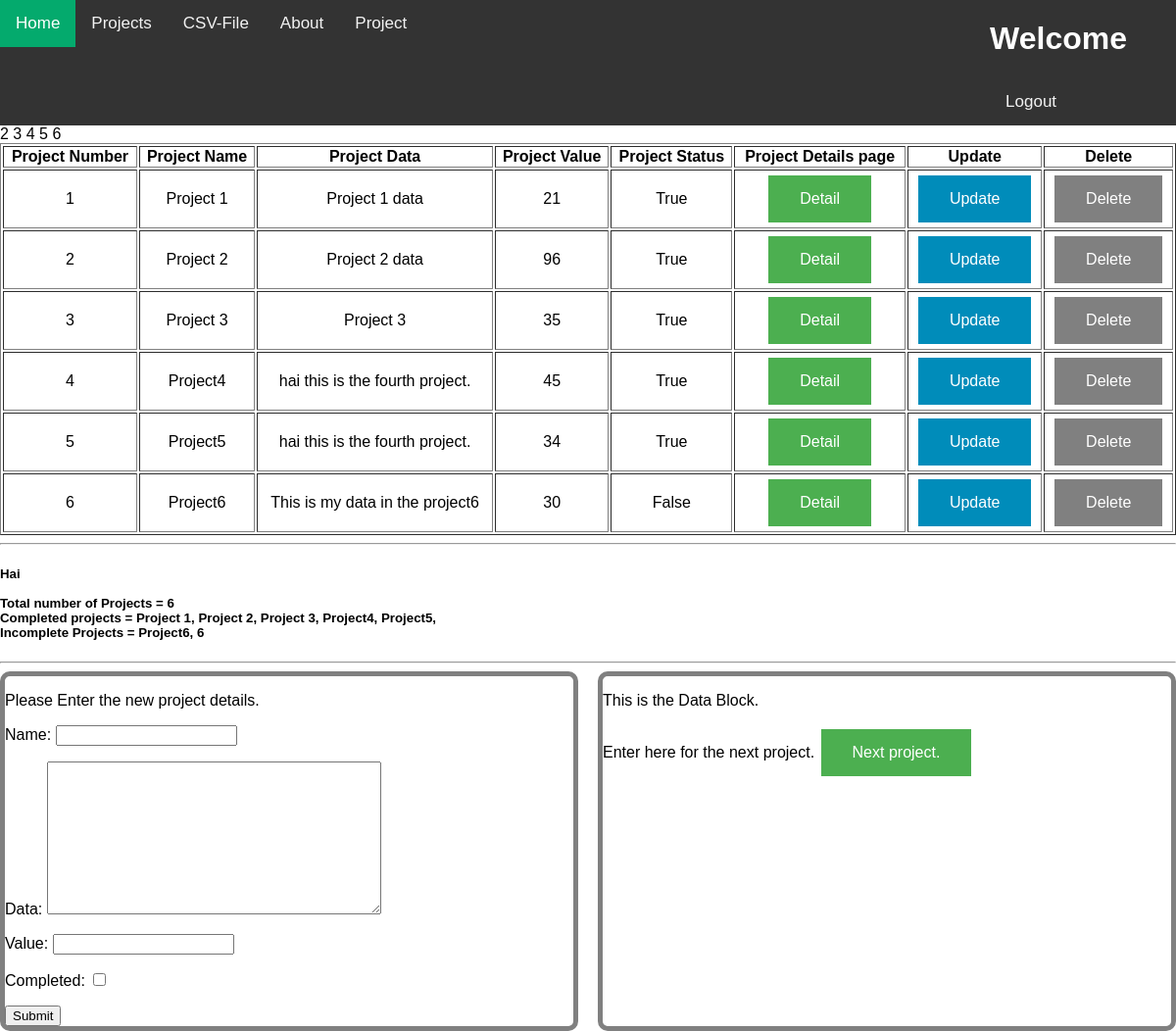
Screenshot of /proj1 with the database file from the repository.
### first/models.py (models this page shows)
class Projects(models.Model):
    name = models.CharField(max_length=250)
    data = models.TextField()
    value = models.IntegerField()
    completed = models.BooleanField(default=False)
    val1 = models.BooleanField(default = True)
    def __str__(self):
        return self.name

### first/views1.py (the view)
# urls.py: path('proj1', views1.proj1, name = 'proj1'),
def proj1(request):
    project  = Projects.objects.all()
    New_proj = Projects.objects.filter(completed = True).count()
    print(New_proj)
    print(type(New_proj))
    New_id = New_proj+1
    project1 = Projects.objects.get(id = New_id)
    print(project1)
    if request.method =="POST":
        form = ProjectsForm(request.POST)
        if form.is_valid():
            form.save()
            return redirect('home')
    else:
        form = ProjectsForm()
    return render(request, "first/app/proj1.html", {'form': form, 'proj':project, 'project1':project1})

### first/forms.py
class ProjectsForm(forms.ModelForm):
	class Meta:
		model = Projects
		fields = ['name', 'data', 'value', 'completed']

### first/templates/first/app/proj1.html (shortened to what this page needs)
{% extends 'base.html' %}
    {% block content %}
    <div >
        <table style="width:100%"; border-spacing: 5px; border=1px solid black; padding = 10px>
            <tr>
                <th>Project Number</th>
                <th >Project Name</th>
                <th >Project Data</th>
                <th >Project Value </th>
                <th >Project Status</th>
                <th> Project Details page</th>
                <th> Update </th>
                <th> Delete </th>
            </tr>
            {% for project in proj %}
            <tr>
                    <td style="text-align:center"> {{ project.id }}    </td>
                    <td style="text-align:center"> {{ project.name }}     </td>
                    <td style="text-align:center"> {{project.data }}    </td>
                    <td style="text-align:center"> {{ project.value }}    </td>
                    <td style="text-align:center"> {{project.completed }}  </td>
                    {% if project.completed %}
                        <td style="text-align: center;" >
                            <a href = "detail_product/{{project.id}}"> <button class = "button button1">Detail</button></a>
                        </td>
                        <td style = "text-align: center;">
                            <a href="update/{{project.id}}"><button class = "button button2">Update</button></a>
                        </td>
                        <td style="text-align: center;">
                            <a href = "delete/{{project.id}}"><button class = "button button3">Delete</button></a>
                        </td>
                    {% else %}
                        <td style="text-align: center;" >
                            <button class = "button button1" onclick="myFunction()">Detail</button>
                        </td>
                        <td style = "text-align: center;">
                            <button class = "button button2"onclick="myFunction()">Update</button>
                        </td>
                        <td style="text-align: center;">
                            <button class = "button button3" onclick="myFunction()">Delete</button>
                        </td>
                    {% endif %}
            </tr>
            {% endfor %}
        </table>
    </div>
    <hr>
    <div>
        <h5>
            Hai <br><br>
            Total number of Projects = {{proj|length}} <br>
            Completed projects =
            {% for proj in proj %}
                {% if proj.completed is True  %}
                {{proj.name}},
                {% endif %}
            {% endfor %}
            <br>
            Incomplete Projects =
            {% for proj in proj %}
                {% if proj.completed is False %}
                {{proj.name}},
                {{forloop.counter}}
                {% endif %}
            {% endfor %}
        </h5>
    </div>
    <hr>
    {% endblock %}
    {% block update %}
    <div class="flex-container">
        <div class="flex-child">
            <div>
                <p>Please Enter the new project details.</p>
                <form method="post">
                    {{ form.as_p }}
                    <input type="submit" value="Submit">
                </form>
            </div>
        </div>
        <div class="flex-child">
            <p> This is the Data Block. </p>
            Enter here for the next project.
            <td style="text-align: center;" >
                <a href = "detail_product/{{project1.id}}"> <button class = "button button1">Next project.</button></a>
            </td>
        </div>
    </div>
    {% endblock %}

### static/css/base.css (style rules this page uses)
body { margin: 0; font-family: Arial, Helvetica, sans-serif; }
.button { border: none; color: white; padding: 15px 32px; text-align: center; text-decoration: none; display: inline-block; font-size: 16px; margin: 4px 2px; cursor: pointer; }
.button1 { background-color: #4CAF50; }
.button2 { background-color: #008CBA; }
.button3 { background-color: grey; color: white; }
.flex-container { display: flex; }
.flex-child { flex: 1; border: 5px solid gray; border-radius: 10px; }
.flex-child:first-child { margin-right: 20px; }

### first/templates/base.html (style rules this page uses)
body { margin: 0; font-family: Arial, Helvetica, sans-serif; }
.button { border: none; color: white; padding: 15px 32px; text-align: center; text-decoration: none; display: inline-block; font-size: 16px; margin: 4px 2px; cursor: pointer; }
.button1 { background-color: #4CAF50; }
.button2 { background-color: #008CBA; }
.button3 { background-color: grey; color: white; }
.flex-container { display: flex; }
.flex-child { flex: 1; border: 5px solid gray; border-radius: 10px; }
.flex-child:first-child { margin-right: 20px; }

### rows the page displays
Projects: id "1", name "Project 1", data "Project 1 data", value "21", completed "True"
Projects: id "2", name "Project 2", data "Project 2 data", value "96", completed "True"
Projects: id "3", name "Project 3", data "Project 3", value "35", completed "True"
Projects: id "4", name "Project4", data "hai this is the fourth project.", value "45", completed "True"
Projects: id "5", name "Project5", data "hai this is the fourth project.", value "34", completed "True"
Projects: id "6", name "Project6", data "This is my data in the project6", value "30", completed "False", shows "Detail"

### other values shown
{{ proj|length }} "6"
